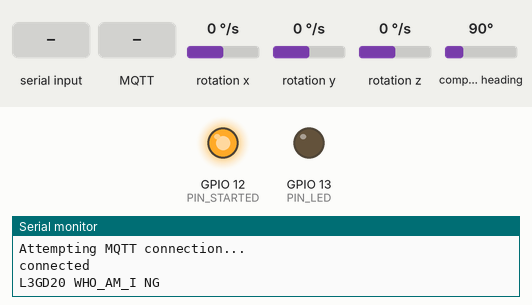
A sketch run on a simulated ESP8266 (NodeMCU). On the bench: output pins drawn as LEDs (lit = HIGH), the last lines printed to the serial monitor. Wiring (inferred from the names in the program): HMC5883L compass at I2C address 0x1E; L3G4200D gyroscope at I2C address 0x6B. The test bench sets the inputs (shaded band); at power-on: rotation x 0 °/s, rotation y 0 °/s, rotation z 0 °/s, compass heading 90°. WiFi joins after 1.5 s; servers stay silent unless stated; EEPROM starts erased; no MQTT or app messages arrive unless stated.

Above: at 6.3 s.
At 7.6 s:
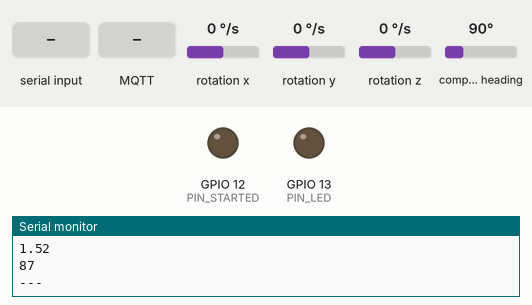
7.7 s: "90,45,200\n" received over Serial
At 7.8 s:
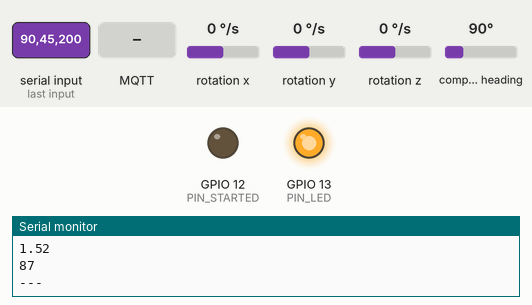
9.4 s: MQTT message "on" arrives on the first subscribed topic
Timing chart, 0 to 12.4 s (numbered marks = the images above; inputs shaded):
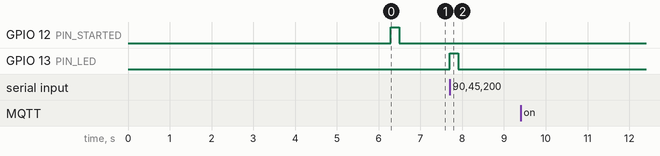

Measured:
- after the input at 7.7 s, GPIO 13 (PIN_LED): LOW → HIGH at once, → LOW 0.20 s later

The sketch:

esp8266_agent.ino
```cpp
extern "C" {
#include "user_interface.h"
}
#include<string.h>
#include<ESP8266WiFi.h>
#include <PubSubClient.h>
#include <Wire.h>
#include "config.h"
#include "scheduler.h"
#include "protocol.h"

// I2C devices
#include "i2c.h"
// I2C device: HMC5883L
#include "hmc5883l.h"  // Geomagnetic sensor HMC5883L
#define X_MAX 263
#define X_MIN -326
#define Y_MAX 55
#define Y_MIN -537
// I2C device: L3GD20
#include "l3gd20.h"  // Gyro/temperature sensor L3GD20

// Pin assginment
// Note: IO4 and IO5 are used implicitly by Wire library
#define PIN_STARTED 12
#define PIN_LED 13


// MQTT topic
#define TOPIC_EVENT "event"

WiFiClient wifiClient;
PubSubClient client(wifiClient);

Config conf;
byte mac[6];
char mac_addr[13];

int sign8(int8_t v) {
  int s;
  if (v > 0) {
    s = PLUS;
  } else {
    s = MINUS;
  }
  return s;
}

int sign16(int16_t v) {
  int s;
  if (v > 0) {
    s = PLUS;
  } else {
    s = MINUS;
  }
  return s;
}

// get data from I2C devices (category 1)
void get_data_i2c_dev1() {
  int8_t t = get_temp();
  double r = get_radian();
  int16_t d = get_degree();
  Serial.println(t);
  Serial.println(r);
  Serial.println(d);
  Serial.println("---");
  char event_i2c_dev1[13];
  sprintf(event_i2c_dev1, "%d%d%d%03d,%d%d%d%03d\0,", EVENT_I2C_DEV1, TEMPERATURE, sign8(t), abs(t), EVENT_I2C_DEV1, GEOMAGNETIC, sign16(d), abs(d));
  publish(event_i2c_dev1);
}

// get data from I2C devices (category2)
void get_data_i2c_dev2() {
  int16_t x = get_motion('x');
  int16_t y = get_motion('y');
  int16_t z = get_motion('z');
  Serial.println(x);
  Serial.println(y);
  Serial.println(z);
  Serial.println("---");
  char event_i2c_dev2[28];
  sprintf(event_i2c_dev2, "%d%d%d%d%05d,%d%d%d%d%05d,%d%d%d%d%05d\0,", EVENT_I2C_DEV2, GYROSCOPE, X, sign16(x), abs(x), EVENT_I2C_DEV2, GYROSCOPE, Y, sign16(y), abs(y), EVENT_I2C_DEV2, GYROSCOPE, Z, sign16(z), abs(z));
  publish(event_i2c_dev2);
}

void show_config() {
  Serial.print("SSID: ");
  Serial.println(conf.wifi_ssid);
  Serial.print("Password: ");
  Serial.println(conf.password);
  Serial.print("MQTT server: ");
  Serial.println(conf.mqtt_server);
  Serial.print("MQTT port: ");
  Serial.println(conf.mqtt_port);
}

void setup(){

  // setup pins and serial interface
  pinMode(PIN_LED, OUTPUT);
  pinMode(PIN_STARTED, OUTPUT);
  Serial.begin(9600);

  // setup WiFi and MQTT
  conf = get_config();
  Serial.println("<<Config from EEPROM>>");
  show_config();
  connect();
  client.setCallback(callback);

  // setup I2C devices
  set_constants(X_MAX, X_MIN, Y_MAX, Y_MIN);
  Wire.begin();  // ESP8266: IO4 SDA, IO5 SCL
  init_hmc5883l();  // initialize HMC5883L
  init_l3gd20();  // initialize L3GD20

  // periodic tasks
  set_tasks(NULL, get_data_i2c_dev2, get_data_i2c_dev1);

  // Start Arduino Uno and TA7291P
  digitalWrite(PIN_STARTED, HIGH);
  delay(200);
  digitalWrite(PIN_STARTED, LOW);

}

// read config from EEPROM
void read_config(char* event) {
  char* wifi_ssid, password, mqtt_server;
  int mqtt_port;
  strtok(event, ",");
  strcpy(conf.wifi_ssid, strtok(NULL, ","));
  strcpy(conf.password, strtok(NULL, ","));
  strcpy(conf.mqtt_server, strtok(NULL, ","));
  conf.mqtt_port = atoi(strtok(NULL, ","));
  put_config(conf);
}

// connect to WiFi access point and then MQTT server
void connect() {
  int state = 0;  // state machine: state 0
  delay(2000);
  while(1) {
    if (Serial.available() > 0) {
      WiFi.disconnect();
      char event[256];
      int len = Serial.readBytesUntil('\n', event, 256);
      if (len > 0 && event[0] == 'c') {
        read_config(event);
        Serial.println("<Config changed>");
        show_config();
        state = 0;
      }
    }
    switch(state) {
      case 0:
        WiFi.begin(conf.wifi_ssid, conf.password);
        delay(3000);
        if (WiFi.status() == WL_CONNECTED) {
          Serial.print("WiFi local IP: ");
          Serial.println(WiFi.localIP());
          WiFi.macAddress(mac);
          sprintf(mac_addr, "%02X%02X%02X%02X%02X%02X",mac[0], mac[1], mac[2], mac[3], mac[4], mac[5]);
          Serial.println(mac_addr);
          client.setServer(conf.mqtt_server, conf.mqtt_port);
          Serial.println("Attempting MQTT connection...");
          state = 1;
        } else {
          Serial.println("Attempting WiFi connection...");
        }
        break;
      case 1:
        if (client.connect("ESP8266Client")) {
          client.subscribe(mac_addr);
          Serial.println("connected");
          state = 2;
        } else {
          Serial.println(client.state());
        }
        delay(1000);
        break;
    }
    if (state == 2) break;
  }
}

void callback(char* topic, byte* payload, unsigned int len) {
  for (int i=0; i<len; i++) {
    Serial.print((char)payload[i]);
  }
  Serial.println();
}

// publish a message to MQTT server
void publish(char* event) {
  char msg[44];
  sprintf(msg, "%s,%s", mac_addr, event);
  client.publish(TOPIC_EVENT, msg);
}

void loop() {

  if (!client.connected()) {
    connect();
  }
  client.loop();

  scheduler_loop();

  // receive data from Arduino Uno and send a message to MQTT server
  if (Serial.available() > 0) {
    char event[256];
    int len = Serial.readBytesUntil('\n', event, 256);

    if (len > 0) {
      event[len-1] = NULL;
      publish(event);
      // blink LED
      digitalWrite(PIN_LED, HIGH);
      delay(200);
      digitalWrite(PIN_LED, LOW);
    }
  }
}
```

hmc5883l.cpp
```cpp
#include "Arduino.h"
#include "hmc5883l.h"
#include "i2c.h"
#include <math.h>

// HMC5883L
// Reference: http://www.jameco.com/Jameco/Products/ProdDS/2150248.pdf

// HMC5883L device address (7bit)
const byte HMC5883L = 0x1E;

// Register list
const byte X_MSB_REG = 0x03;
const byte X_LSB_REG = 0x04;
const byte Z_MSB_REG = 0x05;
const byte Z_LSB_REG = 0x06;
const byte Y_MSB_REG = 0x07;
const byte Y_LSB_REG = 0x08;

// Mode
const byte MODE_REGISTER = 0x02;
const byte CONTINUOUS_MEASUREMENT = 0x00;

// constants for calibration
float Xsf=1.0;
float Ysf=1.0;
float Xoff=0.0;
float Yoff=0.0;

// set X-axis/Y-axix scale factor
void set_constants(int16_t x_max, int16_t x_min, int16_t y_max, int16_t y_min) {
  int16_t x_sf = (y_max - y_min) / (x_max - x_min);
  if (x_sf > 1.0) {
    Xsf = x_sf;
  }
  int16_t y_sf = (x_max - x_min) / (y_max - y_min);
  if (y_sf > 1.0) {
    Ysf = x_sf;
  }
  Xoff=((x_max - x_min) / 2 - x_max) * Xsf;
  Yoff=((y_max - y_min) / 2 - y_max) * Ysf;
}

// initialize the device
void init_hmc5883l() {
  i2c_write(HMC5883L, MODE_REGISTER, CONTINUOUS_MEASUREMENT);
}

// get direction in radian
double get_radian(void)
{
  // read the registers
  byte x_msb = i2c_read(HMC5883L, X_MSB_REG);
  byte x_lsb = i2c_read(HMC5883L, X_LSB_REG);
  byte z_msb = i2c_read(HMC5883L, Z_MSB_REG);
  byte z_lsb = i2c_read(HMC5883L, Z_LSB_REG);
  byte y_msb = i2c_read(HMC5883L, Y_MSB_REG);
  byte y_lsb = i2c_read(HMC5883L, Y_LSB_REG);

  // cast to signed int (16bit): 2's complement
  int16_t x = (int16_t)(((x_msb << 8) & 0xFF00) | x_lsb);
  int16_t y = (int16_t)(((y_msb << 8) & 0xFF00) | y_lsb);
  int16_t z = (int16_t)(((z_msb << 8) & 0xFF00) | z_lsb);

  // calibration (assuming that the sensor is level with the ground),
  // i.e., XH is x and YH is y.
  x = Xsf * x + Xoff;
  y = Ysf * y + Yoff;
  Serial.println(x);
  Serial.println(y);

  // return radian
  return atan2((double)y, (double)x);
}

// get direction in degree
int16_t get_degree() {
  return (int16_t)(get_radian() * 180 / PI);
}
```

hmc5883l.h
```cpp
#ifndef hmc5883l_h
#define hmc5883l_h
#include "Arduino.h"

void set_constants(int16_t x_max, int16_t x_min, int16_t y_max, int16_t y_min);

void init_hmc5883l();

double get_radian();

int16_t get_degree();

#endif
```

i2c.cpp
```cpp
#include "Arduino.h"
#include "i2c.h"

// I2C read/write func

#include <Wire.h>

byte i2c_read(byte device_address, byte register_address)
{
  byte data;
  Wire.beginTransmission(device_address);
  Wire.write(register_address);
  Wire.endTransmission(false);
  Wire.requestFrom(device_address, 1);
  return Wire.read();
}

void i2c_write(byte device_address, byte register_address, byte data)
{
  Wire.beginTransmission(device_address);
  Wire.write(register_address);
  Wire.write(data);
  Wire.endTransmission(false);
}
```

i2c.h
```cpp
#ifndef i2c_h
#define i2c_h
#include "Arduino.h"

byte i2c_read(byte device_address, byte register_address);

void i2c_write(byte device_address, byte register_address, byte data);

#endif
```

l3gd20.cpp
```cpp
#include "Arduino.h"
#include "l3gd20.h"
#include "i2c.h"

// Gyro/temperature sensor L3GD20

// L3GD20 device address (7bit)
const byte L3GD20 = B1101011;

// Register list
const byte WHO_AM_I = 0x0f;
const byte RES_OK = 0xd4;
const byte CTRL_REG1 = 0x20;
const byte OUT_TEMP = 0x26;
const byte OUT_X_L = 0x28;
const byte OUT_X_H = 0x29;
const byte OUT_Y_L = 0x2a;
const byte OUT_Y_H = 0x2b;
const byte OUT_Z_L = 0x2c;
const byte OUT_Z_H = 0x2d;

const byte ENABLE = 0x0f;  // power on
const float SENSIVITY = 0.00875;  // as per the L3GD20 datasheet

// initialize the device
void init_l3gd20() {
  byte who = i2c_read(L3GD20, WHO_AM_I);
  if (who == RES_OK) {
    Serial.println("L3GD20 WHO_AM_I OK");
  } else {
    Serial.println("L3GD20 WHO_AM_I NG");
  }
  i2c_write(L3GD20, CTRL_REG1, ENABLE);
}

// get temperature
int8_t get_temp() {
  byte t = i2c_read(L3GD20, OUT_TEMP);
  return (int8_t)t;
}

// get motion
int16_t get_motion(char axis) {
  byte msb, lsb;
  // read the registers
  switch(axis) {
    case 'x':
      msb = i2c_read(L3GD20, OUT_X_H);
      lsb = i2c_read(L3GD20, OUT_X_L);
      break;
    case 'y':
      msb = i2c_read(L3GD20, OUT_Y_H);
      lsb = i2c_read(L3GD20, OUT_Y_L);
      break;
    case 'z':
      msb = i2c_read(L3GD20, OUT_Z_H);
      lsb = i2c_read(L3GD20, OUT_Z_L);
      break;
  }

  // cast to signed int (16bit): 2's complement
  int16_t data = (int16_t)(((msb << 8) & 0xFF00) | lsb);
  data *= SENSIVITY;  // -250dps to +250dps
  return data;
}
```

l3gd20.h
```cpp
#ifndef l3gd20_h
#define l3gd20_h
#include "Arduino.h"

void init_l3gd20();

int8_t get_temp();

int16_t get_motion(char axis);

#endif
```

protocol.h
```cpp
// IoT protocol over MQTT for the robot
#define PLUS 0
#define MINUS 1
#define EVENT_I2C_DEV1 3
#define EVENT_I2C_DEV2 4
#define TEMPERATURE 5
#define GEOMAGNETIC 6
#define GYROSCOPE 7
#define X 0
#define Y 1
#define Z 2
```

scheduler.cpp
```cpp
#include "Arduino.h"
#include "scheduler.h"

// task scheduller

// null tasks
void null_task_a() {};
void null_task_b() {};
void null_task_c() {};

// default tasks
Function t_a = null_task_a;
Function t_b = null_task_b;
Function t_c = null_task_c;

// schduling timers
unsigned long now = millis();
unsigned long prev_a = now;
unsigned long prev_b = now;
unsigned long prev_c = now;

// set tasks to be scheuled
void set_tasks(Function task_a, Function task_b, Function task_c) {
  if (task_a != NULL) {
    t_a = task_a;
  }
  if (task_b != NULL) {
    t_b = task_b;
  }
  if (task_c != NULL) {
    t_c = task_c;
  }
}

// call this function from loop() to execute periodic tasks
void scheduler_loop() {
  // Periodic tasks
  now = millis();
  // TIMER_A
  if (now - prev_a >= TIMER_A) {
    t_a();
    prev_a = prev_a + TIMER_A;
  }
  // TIMER_B
  if (now - prev_b >= TIMER_B) {
    t_b();
    prev_b = prev_b + TIMER_B;
  }
  // TIMER_C
  if (now - prev_c >= TIMER_C) {
    t_c();
    prev_c = prev_c + TIMER_C;
  }
}
```

scheduler.h
```cpp
#ifndef scheduler_h
#define scheduler_h
#include "Arduino.h"

// timers
const unsigned long TIMER_A = 100; // 100 msec
//const unsigned long TIMER_B = 1000; // 1sec
const unsigned long TIMER_B = 5000; // 5sec
const unsigned long TIMER_C = 5000; // 5sec

// function pointer
typedef void (*Function) ();

void set_tasks(Function task_a, Function task_b, Function task_c);
void scheduler_loop();

#endif
```

config.cpp
```cpp
// Config management

#include <EEPROM.h>
#include "config.h"

// put config onto EEPROM
void put_config(Config conf) {
  EEPROM.begin(256);
  EEPROM.put(0, conf);
  EEPROM.commit();
  EEPROM.end();
}

// get config from EEPORM
Config get_config() {
  EEPROM.begin(256);
  Config conf;
  EEPROM.get(0, conf);
  EEPROM.end();
  return conf;
}
```

config.h
```cpp
#ifndef config_h
#define config_h
#include "Arduino.h"

struct Config {
  char wifi_ssid[32];
  char password[32];
  char mqtt_server[32];
  int mqtt_port;
};

void put_config(Config conf);

Config get_config();

#endif
```
